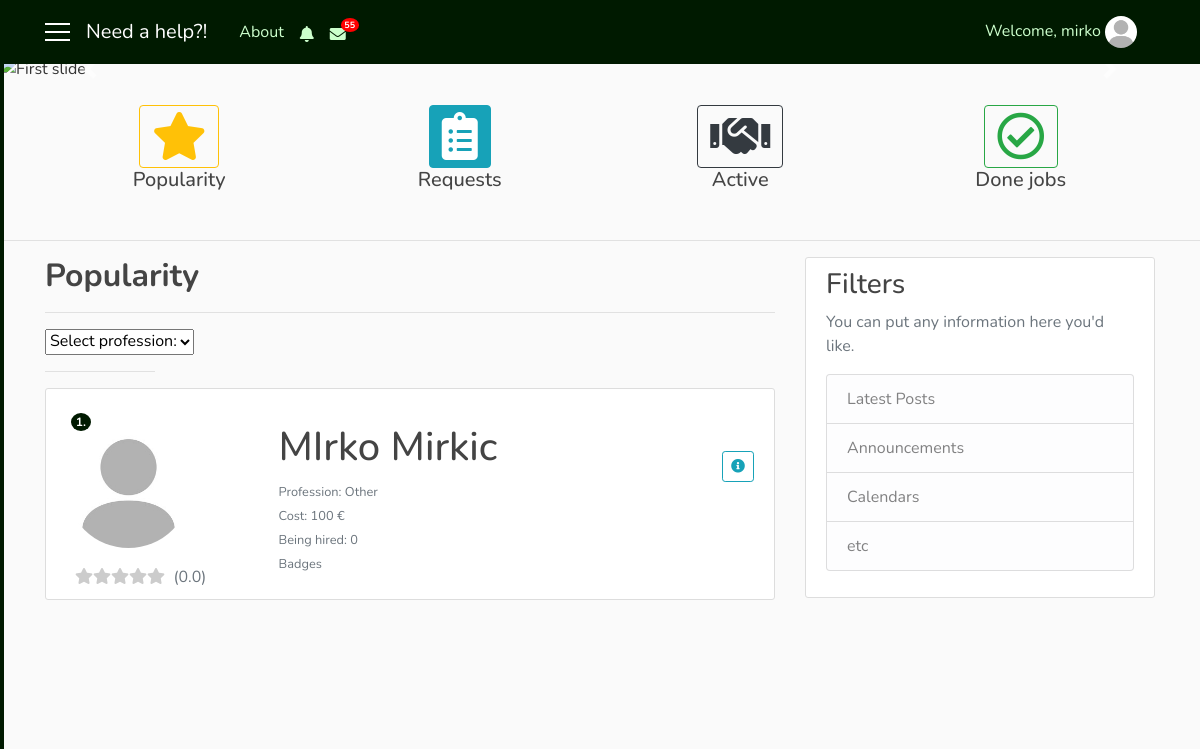
The page /top_rated (signed in) on the database as committed earlier.
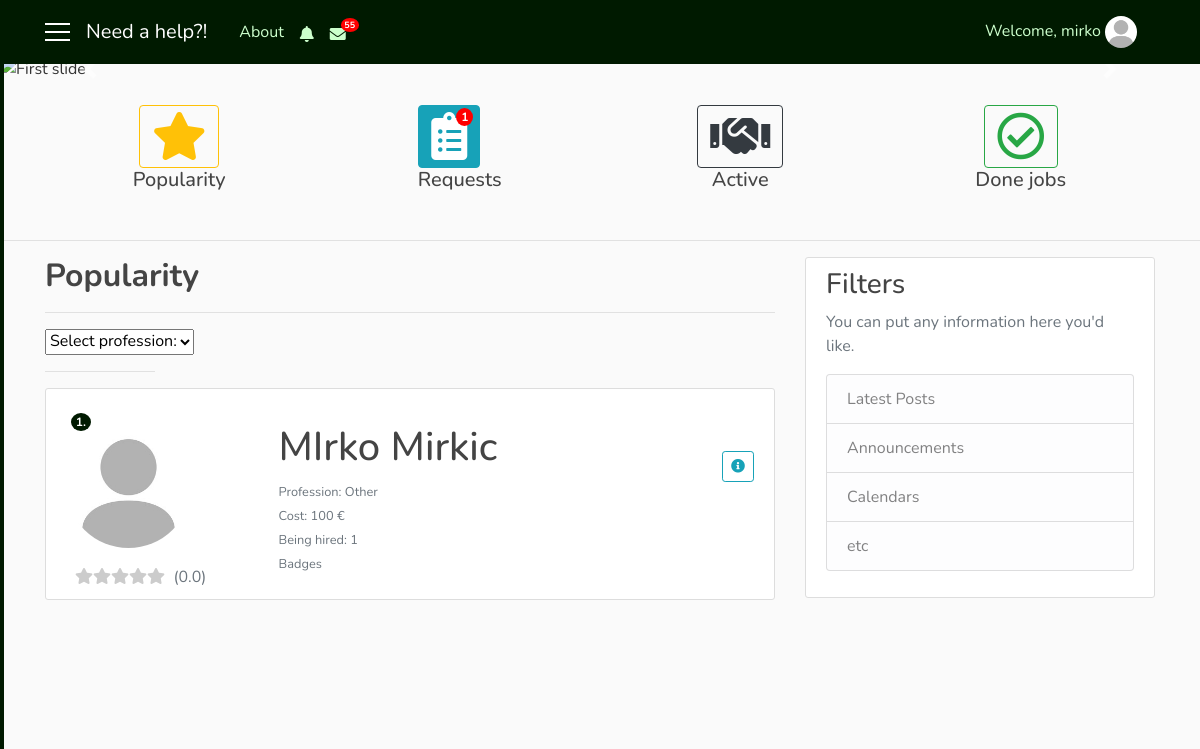
The same page on the database as committed later.
### user/models.py (models this page shows, shortened)
class Profile(models.Model):
    user = models.OneToOneField(User, on_delete=models.CASCADE)
    gender = models.CharField(max_length=10, choices=GENDER)
    address = models.CharField(max_length=50)
    birth_date = models.DateField(null=True)
    phone_number = models.CharField(max_length=100)
    costs = models.IntegerField(default=100)
    role = models.CharField(max_length=15, choices=ROLES)
    profession = models.CharField(max_length=250, choices=PROFESSION, default='Other')
    knowledges = models.TextField(max_length=1000)
    rating = models.FloatField(default=0.0)
    rated = models.IntegerField(default=0)
    hired = models.IntegerField(default=0)
    num_hires = models.IntegerField(default=0)
    photo = models.ImageField(default='default_user.jpg', upload_to='profile_user')

class RepairmanNotifications(models.Model):
    repairman = models.ForeignKey(User, on_delete=models.CASCADE)
    notification = models.CharField(max_length=1000)
    url_to_go = models.CharField(max_length=200, default='-')
    date = models.DateTimeField(auto_now_add=True)
    seen = models.BooleanField(default=False)
    remove = models.BooleanField(default=False)

### need_a_help_app/views.py (the view)
# urls.py: path('top_rated', views.TopRatedView.as_view(), name='top_rated'),
class TopRatedView(LoginRequiredMixin, ListView):
    template_name = 'need_a_help_app/top_rated.html'
    context_object_name = 'prof'
    paginate_by = 5
    def get_queryset(self):
        return Profile.objects.filter(role='repairman', profession='Other').order_by('-rating')
    def get_context_data(self, **kwargs):
        context_data = super(TopRatedView, self).get_context_data(**kwargs)
        us = self.request.user
        reqq_seen = SeenRequest.objects.filter(user=us)
        hired = Hire.objects.filter(user=us)
        uss = User.objects.all()
        f_hired = []
        for u in uss:
            for h in hired:
                if h.user == us and h.repairman == u.id and h.status == 'pending':
                    f_hired.append(u)
        get_not = self.request.GET.get('not', -1)
        get_not_c = self.request.GET.get('not_c', -1)
        if get_not != -1:
            not_seen = RepairmanNotifications.objects.filter(id=get_not).first()
            not_seen.seen = True
            not_seen.save()
        if get_not_c != -1:
            not_seen = ClientNotifications.objects.filter(id=get_not_c).first()
            not_seen.seen = True
            not_seen.save()
        cnt = RepairmanRequests.objects.filter(repairman=us, seen=False).count()
        act_job = RepairmanRequests.objects.filter(repairman=us, active=True, done=False).count()
        act_req = JobHire.objects.filter(repairman=us, status='pending').count()
        act_cnt = act_job + act_req
        not_r = RepairmanNotifications.objects.filter(repairman=us, remove=False).order_by('-date')
        not_c = ClientNotifications.objects.filter(client=us, remove=False).order_by('-date')
        not_rep = RepairmanNotifications.objects.filter(repairman=us, seen=False).count()
        not_cli = ClientNotifications.objects.filter(client=us, seen=False).count()
        context_data['f_hired'] = f_hired
        context_data['seen_r'] = reqq_seen
        context_data['cnt'] = cnt
        context_data['act_cnt'] = act_cnt
        context_data['not_r'] = not_r
        context_data['not_c'] = not_c
        context_data['not_rep'] = not_rep
        context_data['not_cli'] = not_cli
        return context_data

### need_a_help_app/templates/need_a_help_app/top_rated.html (shortened to what the changed rows need)
{% extends 'need_a_help_app/base.html' %}
{% block notify_repairman %}
    {% if not_r %}
        <i class="nav-item nav-link fas fa-bell mt-1 popOver" data-title="Notifications" data-content="
            <div class='container'>
                {% for n in not_r|slice:'5' %}
                    <div {% if not n.seen %}class='row not_seen'{% else %}class='row not_row' style='cursor: pointer;'{% endif %} onclick='location.href=&quot;{{ n.url_to_go }}?not={{ n.id }}&quot;;'>
                        {{ n.notification }}
                        <div class='col-sm-3 col-md-3 col-lg-3'>
                            <small class='text-secondary text-muted'>{{ n.date|date:'dM H:i' }}</small>
                        </div>
                    </div>
                    <hr width=100%>
                {% endfor %}
                <div class='row'>
                    <div class='col-sm-12 col-md-12 col-lg-12 pl-5'>
                        <a href='{% url 'notifications_repairman' user.id %}'>Show all notifications</a>
                    </div>
                </div>
            </div>" data-placement="bottom" data-html="true" data-toggle="popover" data-container="body" data-trigger="click"></i>
    {% else %}
        <i class="nav-item nav-link fas fa-bell mt-1 popOver" data-title="Notifications" data-content="
            <h6 class='text-secondary text-muted' align='center'>No results</h6>" data-placement="bottom" data-html="true" data-toggle="popover" data-container="body" data-trigger="hover"></i>
    {% endif %}
{% endblock %}
{% block mess_client %}
        <span class="badge badge-notify-mess">55</span>
{% endblock %}
{% block count %}
    {% if cnt %}
        <span class="badge badge-notify">{{ cnt }}</span>
    {% else %}
        {{ block.super }}
    {% endif %}
{% endblock %}
{% block content %}
    {% if user.profile.role == 'repairman' %}
        <h2><b>Popularity</b></h2>
    {% else %}
        <h2><b>Top Rated</b></h2>
    {% endif %}
    {% for p in prof %}
        <article class="media content-section">
            <div class="media-body">
                <div class="row">
                    <div class="col-sm-3">
                        <span class="badge badge-popularity">{{ forloop.counter }}.</span>
                        <a href="{% url 'modal_info' p.user.id %}">
                            <img class="rounded-circle account-img" src="{{ p.photo.url }}">
                        </a>
                        <div class="row">
                            <div class="col-sm-12" align="center">
                              <div class="{{ p.user.username }}">
                                <div class="star-outer">
                                </div>
                                <span class="number-rating text-secondary"></span>
                              </div>
                            </div>
                        </div>
                    </div>
                    <div class="col-sm-5 pl-5 pt-4">
                        <h1>{{ p.user.first_name }} {{ p.user.last_name }}</h1>
                        <small class="text-secondary text-muted">Profession: {{ p.profession }}</small><br>
                        <small class="text-secondary text-muted">Cost: {{ p.costs }} €</small><br>
                        <small class="text-secondary text-muted">Being hired: {{ p.hired }}</small><br>
                        <small class="text-secondary text-muted">Badges</small><br>
                    </div>
                    {% if user.profile.role == 'client' %}
                        <div class="col-sm-4 pt-5" align="right">
                            {% if p.user in f_hired %}
                                <a href="{% url 'hire_repairman' user.id p.user.id %}" class="btn btn-outline-success btn-sm mt-1 mb-1 disabled"><i class="fas fa-handshake"></i></a>
                            {% else %}
                                <a href="{% url 'hire_repairman' user.id p.user.id %}" class="btn btn-outline-success btn-sm mt-1 mb-1"><i class="fas fa-handshake"></i></a>
                            {% endif %}
                            <a href="{% url 'info' p.user.id %}" class="btn btn-outline-info btn-sm mt-1 mb-1"><i class="fas fa-info-circle"></i>&nbsp Detail</a>
                        </div>
                    {% else %}
                        <div class="col-sm-4 pt-5" align="right">
                            <a href="{% url 'modal_info' p.user.id %}" class="btn btn-outline-info btn-sm mt-1 mb-1"><i class="fas fa-info-circle"></i></a>
                        </div>
                    {% endif %}
                </div>
            </div>
        </article>
    {% endfor %}
{% endblock %}

Rows that differ between the two databases and show on the page:
changed Profile "Other": hired "0" → "1"
Other text that changed with them:
{{ cnt }}: (not shown) → "1"
